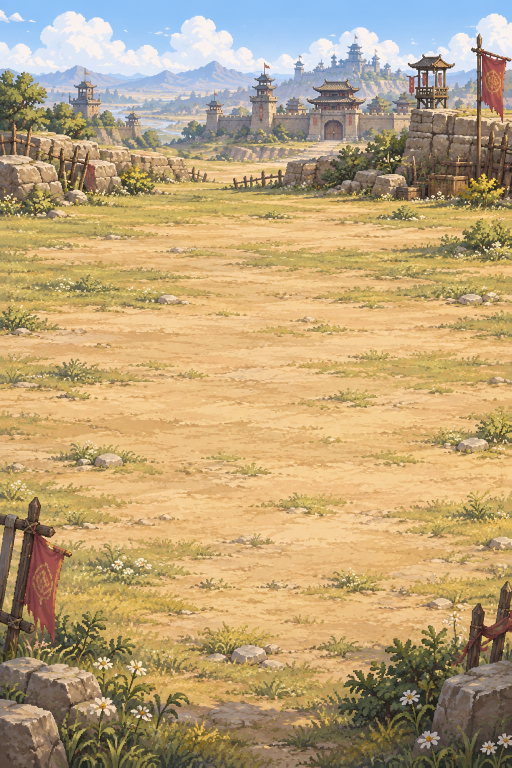
#> input picture assets/art/source/generated/battle-daylight-master.png, 1024 x 1536 px (shown at 1/2 size)
$ python -i clean_asset.py   (imports and definitions only)
#> lines starting #> are read from the running program, lines starting #| are printed output that depends on the picture
#!/usr/bin/env python
# -*- coding: utf-8 -*-
"""生成资产清理器（UI 分支）：alpha 噪声清理 + 内容 bbox 裁剪 + 尺寸统一
用法：python clean_asset.py <in.png> <out.png> [targetHeight] [alphaThresh]
说明：Qwen-Image-2.1 输出会带 alpha=1~7 的近透明噪点带（getbbox 会被它骗到），
      本脚本先把 alpha<8 归零，再按 alpha>=8 求内容边界，裁剪+留边，等比缩放到目标高。
"""
import sys


def clean(in_path, out_path, target_h=352, alpha_min=8, pad=8):
#> called with out_path = 'out.png', target_h = 352, alpha_min = 8, pad = 8
    from PIL import Image
    im = Image.open(in_path).convert("RGBA")
    w, h = im.size
#> w = 1024; h = 1536
    px = im.load()
    # ① 清噪：alpha < alpha_min 归零（含背景噪点带）
    for y in range(h):
        for x in range(w):
            if px[x, y][3] < alpha_min:
                px[x, y] = (0, 0, 0, 0)
    # ② 内容边界（alpha>=alpha_min）
    mask = im.split()[3].point(lambda v: 255 if v >= alpha_min else 0)
#> mask: PIL image 1024x1536 L; every value is 255
    bbox = mask.getbbox()
#> bbox = (0, 0, 1024, 1536)
    if not bbox:
        raise SystemExit("no content")
    l, t, r, b = bbox
#> l = 0; t = 0; r = 1024; b = 1536
    im2 = im.crop((max(0, l - pad), max(0, t - pad), min(w, r + pad), min(h, b + pad)))
    # ③ 等比缩放到目标高
    if im2.height > target_h:
        w2 = round(im2.width * target_h / im2.height)
#> w2 = 235
        im2 = im2.resize((w2, target_h), Image.LANCZOS)
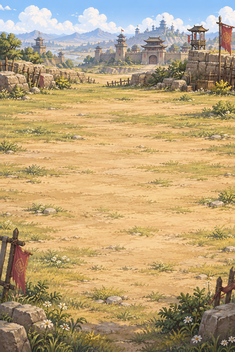
#> im2: PIL image 235x352 RGBA; mean R, G, B, A 186.1, 162.4, 122.2, 255
    im2.save(out_path)
    return im2.size


# [8 lines not run here, left out]

>>> result = clean('../../assets/art/source/generated/battle-daylight-master.png', 'out.png')
#> result = (235, 352)

$ run again, on assets/art/source/generated/town-base-master.png
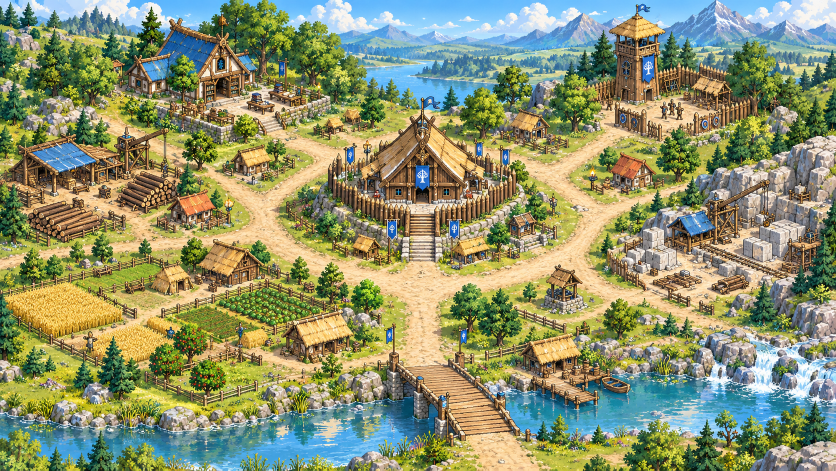
#> input picture assets/art/source/generated/town-base-master.png, 1672 x 941 px (shown at 1/2 size)
#> mask: PIL image 1672x941 L; every value is 255
#> bbox = (0, 0, 1672, 941)
#> l = 0; r = 1672; b = 941
#> in clean, `im2 = im2.resize((w2, target_h), Image.LANCZOS)`:
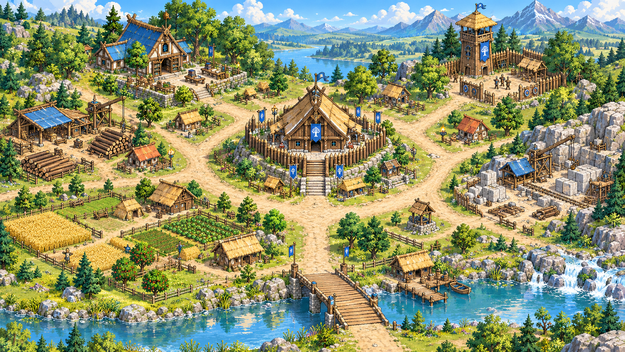
#> im2: PIL image 625x352 RGBA; mean R, G, B, A 140.9, 146.5, 110, 255

$ run again, on assets/art/source/generated/town-daylight-master.png
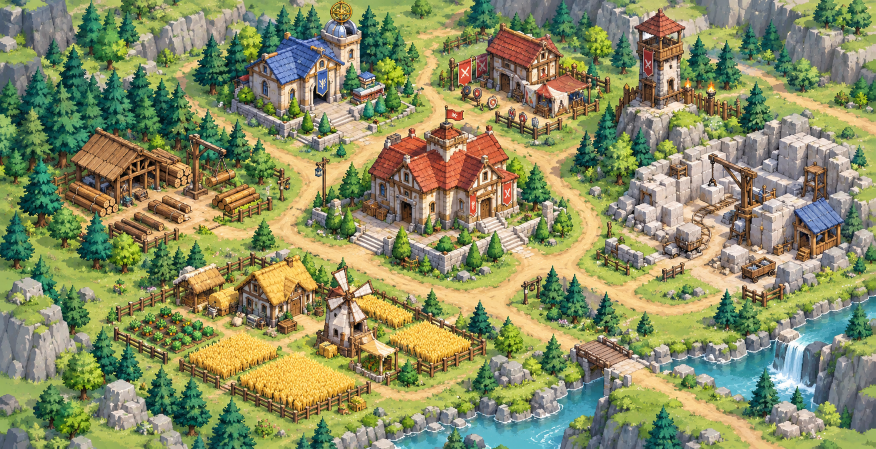
#> input picture assets/art/source/generated/town-daylight-master.png, 1751 x 898 px (shown at 1/2 size)
#> mask: PIL image 1751x898 L; every value is 255
#> bbox = (0, 0, 1751, 898)
#> l = 0; r = 1751; b = 898
#> in clean, `im2 = im2.resize((w2, target_h), Image.LANCZOS)`:
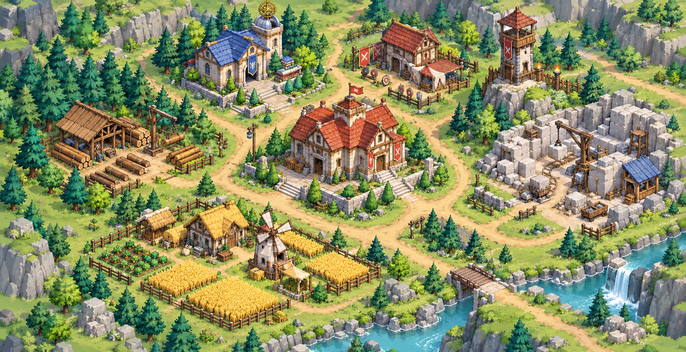
#> im2: PIL image 686x352 RGBA; mean R, G, B, A 137.7, 141.8, 99.4, 255

$ run again, on assets/art/source/generated/town-sci_alloy_age-master.png
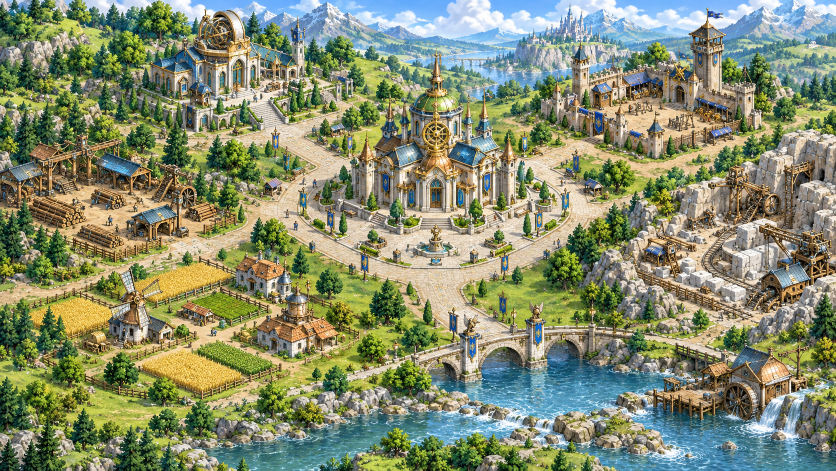
#> input picture assets/art/source/generated/town-sci_alloy_age-master.png, 1672 x 941 px (shown at 1/2 size)
#> mask: PIL image 1672x941 L; every value is 255
#> bbox = (0, 0, 1672, 941)
#> l = 0; r = 1672; b = 941
#> in clean, `im2 = im2.resize((w2, target_h), Image.LANCZOS)`:
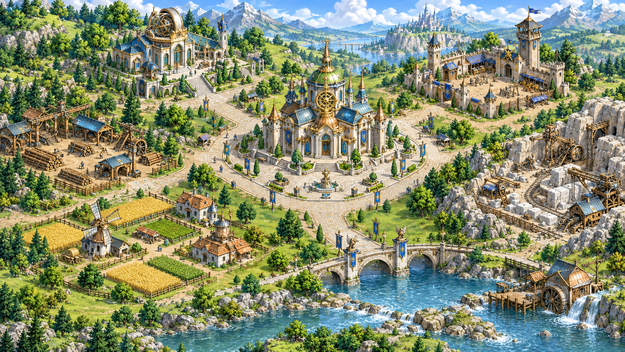
#> im2: PIL image 625x352 RGBA; mean R, G, B, A 133.6, 140.8, 110.9, 255
